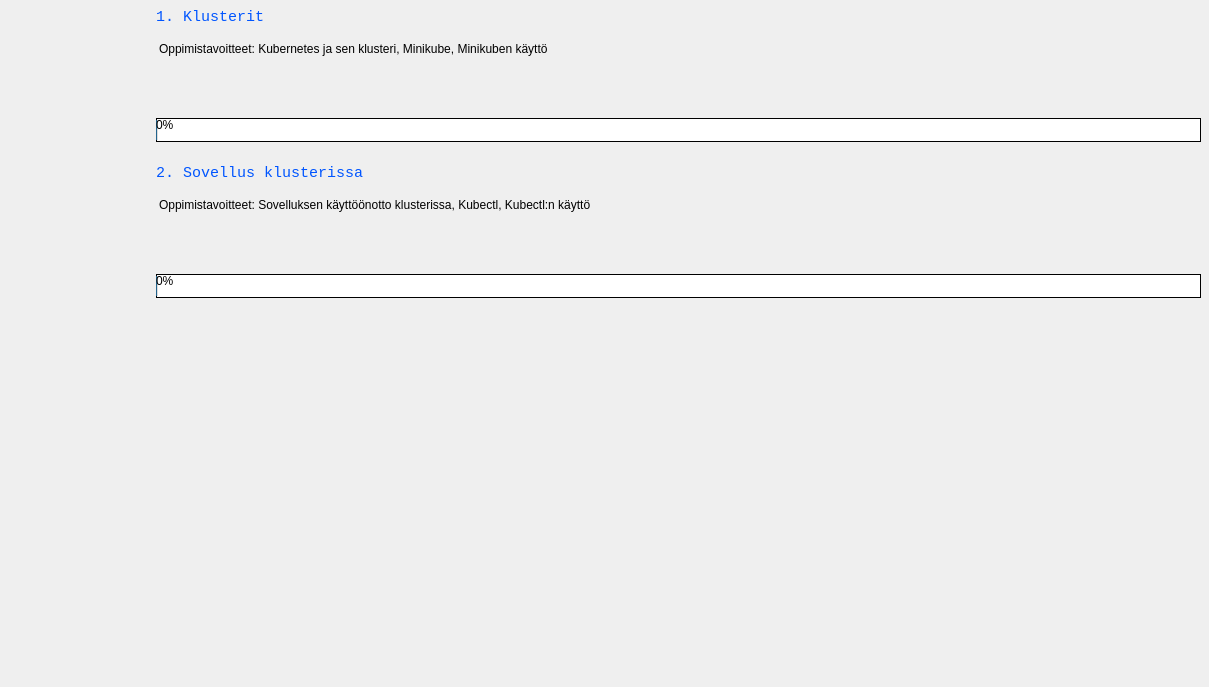
            <widget class="QWidget" name="scrollAreaWidgetContents">
             <property name="geometry">
              <rect>
               <x>0</x>
               <y>0</y>
               <width>1209</width>
               <height>687</height>
              </rect>
             </property>
             <widget class="QWidget" name="verticalLayoutWidget_7">
              <property name="geometry">
               <rect>
                <x>0</x>
                <y>0</y>
                <width>1211</width>
                <height>691</height>
               </rect>
              </property>
              <layout class="QVBoxLayout" name="verticalLayout_2">
               <item>
                <widget class="QWidget" name="widget" native="true">
                 <property name="minimumSize">
                  <size>
                   <width>0</width>
                   <height>150</height>
                  </size>
                 </property>
                 <property name="maximumSize">
                  <size>
                   <width>16777215</width>
                   <height>150</height>
                  </size>
                 </property>
                 <property name="styleSheet">
                  <string notr="true">margin-bottom:10px</string>
                 </property>
                 <widget class="QWidget" name="horizontalLayoutWidget">
                  <property name="geometry">
                   <rect>
                    <x>0</x>
                    <y>0</y>
                    <width>1201</width>
                    <height>152</height>
                   </rect>
                  </property>
                  <layout class="QHBoxLayout" name="horizontalLayout_2">
                   <item>
                    <widget class="QLabel" name="exOneImage">
                     <property name="maximumSize">
                      <size>
                       <width>150</width>
                       <height>150</height>
                      </size>
                     </property>
                     <property name="text">
                      <string/>
                     </property>
                     <property name="pixmap">
                      <pixmap>../../images/ex1.png</pixmap>
                     </property>
                     <property name="scaledContents">
                      <bool>true</bool>
                     </property>
                    </widget>
                   </item>
                   <item>
                    <layout class="QVBoxLayout" name="verticalLayout_5">
                     <item>
                      <widget class="QPushButton" name="exerciseOneButton">
                       <property name="sizePolicy">
                        <sizepolicy hsizetype="Fixed" vsizetype="Fixed">
                         <horstretch>0</horstretch>
                         <verstretch>0</verstretch>
                        </sizepolicy>
                       </property>
                       <property name="font">
                        <font>
                         <family>Consolas</family>
                         <pointsize>11</pointsize>
                         <italic>false</italic>
                         <bold>false</bold>
                        </font>
                       </property>
                       <property name="styleSheet">
                        <string notr="true">border: none;
color: rgb(0, 85, 255);
margin-top: 8px;</string>
                       </property>
                       <property name="text">
                        <string>1. Klusterit</string>
                       </property>
                      </widget>
                     </item>
                     <item>
                      <widget class="QLabel" name="label_26">
                       <property name="text">
                        <string>Oppimistavoitteet: Kubernetes ja sen klusteri, Minikube, Minikuben käyttö</string>
                       </property>
                      </widget>
                     </item>
                     <item>
                      <spacer name="verticalSpacer_10">
                       <property name="orientation">
                        <enum>Qt::Vertical</enum>
                       </property>
                       <property name="sizeHint" stdset="0">
                        <size>
                         <width>20</width>
                         <height>40</height>
                        </size>
                       </property>
                      </spacer>
                     </item>
                     <item>
                      <widget class="QProgressBar" name="progressBarOneGlobal">
                       <property name="sizePolicy">
                        <sizepolicy hsizetype="Preferred" vsizetype="Fixed">
                         <horstretch>0</horstretch>
                         <verstretch>0</verstretch>
                        </sizepolicy>
                       </property>
                       <property name="minimumSize">
                        <size>
                         <width>400</width>
                         <height>0</height>
                        </size>
                       </property>
                       <property name="styleSheet">
                        <string notr="true">border: 1px solid;</string>
                       </property>
                       <property name="value">
                        <number>0</number>
                       </property>
                      </widget>
                     </item>
                    </layout>
                   </item>
                  </layout>
                 </widget>
                </widget>
               </item>
               <item>
                <widget class="QWidget" name="widget_3" native="true">
                 <property name="minimumSize">
                  <size>
                   <width>0</width>
                   <height>150</height>
                  </size>
                 </property>
                 <property name="maximumSize">
                  <size>
                   <width>16777215</width>
                   <height>150</height>
                  </size>
                 </property>
                 <property name="styleSheet">
                  <string notr="true">margin-bottom:10px;</string>
                 </property>
                 <widget class="QWidget" name="horizontalLayoutWidget_3">
                  <property name="geometry">
                   <rect>
                    <x>0</x>
                    <y>0</y>
                    <width>1201</width>
                    <height>152</height>
                   </rect>
                  </property>
                  <layout class="QHBoxLayout" name="horizontalLayout_37">
                   <item>
                    <widget class="QLabel" name="exTwoImage">
                     <property name="maximumSize">
                      <size>
                       <width>150</width>
                       <height>150</height>
                      </size>
                     </property>
                     <property name="text">
                      <string/>
                     </property>
                     <property name="pixmap">
                      <pixmap>../../images/ex1.png</pixmap>
                     </property>
                     <property name="scaledContents">
                      <bool>true</bool>
                     </property>
                    </widget>
                   </item>
                   <item>
                    <layout class="QVBoxLayout" name="verticalLayout_23">
                     <item>
                      <widget class="QPushButton" name="exerciseTwoButton">
                       <property name="sizePolicy">
                        <sizepolicy hsizetype="Fixed" vsizetype="Fixed">
                         <horstretch>0</horstretch>
                         <verstretch>0</verstretch>
                        </sizepolicy>
                       </property>
                       <property name="font">
                        <font>
                         <family>Consolas</family>
                         <pointsize>11</pointsize>
                         <italic>false</italic>
                         <bold>false</bold>
                        </font>
                       </property>
                       <property name="styleSheet">
                        <string notr="true">border: none;
color: rgb(0, 85, 255);
margin-top: 8px;</string>
                       </property>
                       <property name="text">
                        <string>2. Sovellus klusterissa</string>
                       </property>
                      </widget>
                     </item>
                     <item>
                      <widget class="QLabel" name="label_27">
                       <property name="text">
                        <string>Oppimistavoitteet: Sovelluksen käyttöönotto klusterissa, Kubectl, Kubectl:n käyttö</string>
                       </property>
                      </widget>
                     </item>
                     <item>
                      <spacer name="verticalSpacer_9">
                       <property name="orientation">
                        <enum>Qt::Vertical</enum>
                       </property>
                       <property name="sizeHint" stdset="0">
                        <size>
                         <width>20</width>
                         <height>40</height>
                        </size>
                       </property>
                      </spacer>
                     </item>
                     <item>
                      <widget class="QProgressBar" name="progressBarTwoGlobal">
                       <property name="sizePolicy">
                        <sizepolicy hsizetype="Preferred" vsizetype="Fixed">
                         <horstretch>0</horstretch>
                         <verstretch>0</verstretch>
                        </sizepolicy>
                       </property>
                       <property name="minimumSize">
                        <size>
                         <width>400</width>
                         <height>0</height>
                        </size>
                       </property>
                       <property name="styleSheet">
                        <string notr="true">border: 1px solid;</string>
                       </property>
                       <property name="value">
                        <number>0</number>
                       </property>
                      </widget>
                     </item>
                    </layout>
                   </item>
                  </layout>
                 </widget>
                </widget>
               </item>
               <item>
                <spacer name="verticalSpacer_2">
                 <property name="orientation">
                  <enum>Qt::Vertical</enum>
                 </property>
                 <property name="sizeHint" stdset="0">
                  <size>
                   <width>20</width>
                   <height>40</height>
                  </size>
                 </property>
                </spacer>
               </item>
              </layout>
             </widget>
            </widget>
